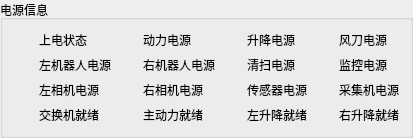
         <widget class="QGroupBox" name="groupBox_17">
          <property name="sizePolicy">
           <sizepolicy hsizetype="Preferred" vsizetype="Preferred">
            <horstretch>0</horstretch>
            <verstretch>0</verstretch>
           </sizepolicy>
          </property>
          <property name="title">
           <string>电源信息</string>
          </property>
          <layout class="QGridLayout" name="gridLayout_45">
           <property name="leftMargin">
            <number>11</number>
           </property>
           <property name="topMargin">
            <number>11</number>
           </property>
           <property name="rightMargin">
            <number>11</number>
           </property>
           <property name="bottomMargin">
            <number>11</number>
           </property>
           <property name="spacing">
            <number>7</number>
           </property>
           <item row="0" column="9">
            <layout class="QHBoxLayout" name="horizontalLayout_119">
             <item>
              <widget class="c_Fr_Light" name="m_State_262" native="true">
               <property name="sizePolicy">
                <sizepolicy hsizetype="Maximum" vsizetype="Maximum">
                 <horstretch>0</horstretch>
                 <verstretch>0</verstretch>
                </sizepolicy>
               </property>
               <layout class="QGridLayout" name="gridLayout_202"/>
              </widget>
             </item>
             <item>
              <widget class="QLabel" name="label_555">
               <property name="sizePolicy">
                <sizepolicy hsizetype="Preferred" vsizetype="Maximum">
                 <horstretch>0</horstretch>
                 <verstretch>0</verstretch>
                </sizepolicy>
               </property>
               <property name="text">
                <string>风刀电源</string>
               </property>
              </widget>
             </item>
            </layout>
           </item>
           <item row="4" column="6">
            <layout class="QHBoxLayout" name="horizontalLayout_114">
             <item>
              <widget class="c_Fr_Light" name="m_State_129" native="true">
               <property name="sizePolicy">
                <sizepolicy hsizetype="Maximum" vsizetype="Maximum">
                 <horstretch>0</horstretch>
                 <verstretch>0</verstretch>
                </sizepolicy>
               </property>
               <layout class="QGridLayout" name="gridLayout_197"/>
              </widget>
             </item>
             <item>
              <widget class="QLabel" name="label_550">
               <property name="sizePolicy">
                <sizepolicy hsizetype="Preferred" vsizetype="Maximum">
                 <horstretch>0</horstretch>
                 <verstretch>0</verstretch>
                </sizepolicy>
               </property>
               <property name="text">
                <string>主动力就绪</string>
               </property>
              </widget>
             </item>
            </layout>
           </item>
           <item row="1" column="6">
            <layout class="QHBoxLayout" name="horizontalLayout_88">
             <item>
              <widget class="c_Fr_Light" name="m_State_229" native="true">
               <property name="sizePolicy">
                <sizepolicy hsizetype="Maximum" vsizetype="Maximum">
                 <horstretch>0</horstretch>
                 <verstretch>0</verstretch>
                </sizepolicy>
               </property>
               <layout class="QGridLayout" name="gridLayout_171"/>
              </widget>
             </item>
             <item>
              <widget class="QLabel" name="label_524">
               <property name="sizePolicy">
                <sizepolicy hsizetype="Preferred" vsizetype="Maximum">
                 <horstretch>0</horstretch>
                 <verstretch>0</verstretch>
                </sizepolicy>
               </property>
               <property name="text">
                <string>右机器人电源</string>
               </property>
              </widget>
             </item>
            </layout>
           </item>
           <item row="2" column="8">
            <layout class="QHBoxLayout" name="horizontalLayout_89">
             <item>
              <widget class="c_Fr_Light" name="m_State_230" native="true">
               <property name="sizePolicy">
                <sizepolicy hsizetype="Maximum" vsizetype="Maximum">
                 <horstretch>0</horstretch>
                 <verstretch>0</verstretch>
                </sizepolicy>
               </property>
               <layout class="QGridLayout" name="gridLayout_172"/>
              </widget>
             </item>
             <item>
              <widget class="QLabel" name="label_525">
               <property name="sizePolicy">
                <sizepolicy hsizetype="Preferred" vsizetype="Maximum">
                 <horstretch>0</horstretch>
                 <verstretch>0</verstretch>
                </sizepolicy>
               </property>
               <property name="text">
                <string>传感器电源</string>
               </property>
              </widget>
             </item>
            </layout>
           </item>
           <item row="0" column="6">
            <layout class="QHBoxLayout" name="horizontalLayout_93">
             <item>
              <widget class="c_Fr_Light" name="m_State_261" native="true">
               <property name="sizePolicy">
                <sizepolicy hsizetype="Maximum" vsizetype="Maximum">
                 <horstretch>0</horstretch>
                 <verstretch>0</verstretch>
                </sizepolicy>
               </property>
               <layout class="QGridLayout" name="gridLayout_176"/>
              </widget>
             </item>
             <item>
              <widget class="QLabel" name="label_529">
               <property name="sizePolicy">
                <sizepolicy hsizetype="Preferred" vsizetype="Maximum">
                 <horstretch>0</horstretch>
                 <verstretch>0</verstretch>
                </sizepolicy>
               </property>
               <property name="text">
                <string>动力电源</string>
               </property>
              </widget>
             </item>
            </layout>
           </item>
           <item row="4" column="1">
            <layout class="QHBoxLayout" name="horizontalLayout_21">
             <item>
              <widget class="c_Fr_Light" name="m_State_20" native="true">
               <property name="sizePolicy">
                <sizepolicy hsizetype="Maximum" vsizetype="Maximum">
                 <horstretch>0</horstretch>
                 <verstretch>0</verstretch>
                </sizepolicy>
               </property>
               <layout class="QGridLayout" name="gridLayout_101"/>
              </widget>
             </item>
             <item>
              <widget class="QLabel" name="label_303">
               <property name="sizePolicy">
                <sizepolicy hsizetype="Preferred" vsizetype="Maximum">
                 <horstretch>0</horstretch>
                 <verstretch>0</verstretch>
                </sizepolicy>
               </property>
               <property name="text">
                <string>交换机就绪</string>
               </property>
              </widget>
             </item>
            </layout>
           </item>
           <item row="0" column="8">
            <layout class="QHBoxLayout" name="horizontalLayout_92">
             <item>
              <widget class="c_Fr_Light" name="m_State_260" native="true">
               <property name="sizePolicy">
                <sizepolicy hsizetype="Maximum" vsizetype="Maximum">
                 <horstretch>0</horstretch>
                 <verstretch>0</verstretch>
                </sizepolicy>
               </property>
               <layout class="QGridLayout" name="gridLayout_175"/>
              </widget>
             </item>
             <item>
              <widget class="QLabel" name="label_528">
               <property name="sizePolicy">
                <sizepolicy hsizetype="Preferred" vsizetype="Maximum">
                 <horstretch>0</horstretch>
                 <verstretch>0</verstretch>
                </sizepolicy>
               </property>
               <property name="text">
                <string>升降电源</string>
               </property>
              </widget>
             </item>
            </layout>
           </item>
           <item row="4" column="9">
            <layout class="QHBoxLayout" name="horizontalLayout_116">
             <item>
              <widget class="c_Fr_Light" name="m_State_133" native="true">
               <property name="sizePolicy">
                <sizepolicy hsizetype="Maximum" vsizetype="Maximum">
                 <horstretch>0</horstretch>
                 <verstretch>0</verstretch>
                </sizepolicy>
               </property>
               <layout class="QGridLayout" name="gridLayout_199"/>
              </widget>
             </item>
             <item>
              <widget class="QLabel" name="label_552">
               <property name="sizePolicy">
                <sizepolicy hsizetype="Preferred" vsizetype="Maximum">
                 <horstretch>0</horstretch>
                 <verstretch>0</verstretch>
                </sizepolicy>
               </property>
               <property name="text">
                <string>右升降就绪</string>
               </property>
              </widget>
             </item>
            </layout>
           </item>
           <item row="4" column="8">
            <layout class="QHBoxLayout" name="horizontalLayout_115">
             <item>
              <widget class="c_Fr_Light" name="m_State_131" native="true">
               <property name="sizePolicy">
                <sizepolicy hsizetype="Maximum" vsizetype="Maximum">
                 <horstretch>0</horstretch>
                 <verstretch>0</verstretch>
                </sizepolicy>
               </property>
               <layout class="QGridLayout" name="gridLayout_198"/>
              </widget>
             </item>
             <item>
              <widget class="QLabel" name="label_551">
               <property name="sizePolicy">
                <sizepolicy hsizetype="Preferred" vsizetype="Maximum">
                 <horstretch>0</horstretch>
                 <verstretch>0</verstretch>
                </sizepolicy>
               </property>
               <property name="text">
                <string>左升降就绪</string>
               </property>
              </widget>
             </item>
            </layout>
           </item>
           <item row="1" column="9">
            <layout class="QHBoxLayout" name="horizontalLayout_83">
             <item>
              <widget class="c_Fr_Light" name="m_State_224" native="true">
               <property name="sizePolicy">
                <sizepolicy hsizetype="Maximum" vsizetype="Maximum">
                 <horstretch>0</horstretch>
                 <verstretch>0</verstretch>
                </sizepolicy>
               </property>
               <layout class="QGridLayout" name="gridLayout_166"/>
              </widget>
             </item>
             <item>
              <widget class="QLabel" name="label_519">
               <property name="sizePolicy">
                <sizepolicy hsizetype="Preferred" vsizetype="Maximum">
                 <horstretch>0</horstretch>
                 <verstretch>0</verstretch>
                </sizepolicy>
               </property>
               <property name="text">
                <string>监控电源</string>
               </property>
              </widget>
             </item>
            </layout>
           </item>
           <item row="0" column="1">
            <layout class="QHBoxLayout" name="horizontalLayout_64">
             <item>
              <widget class="c_Fr_Light" name="m_State_19" native="true">
               <property name="sizePolicy">
                <sizepolicy hsizetype="Maximum" vsizetype="Maximum">
                 <horstretch>0</horstretch>
                 <verstretch>0</verstretch>
                </sizepolicy>
               </property>
               <layout class="QGridLayout" name="gridLayout_147"/>
              </widget>
             </item>
             <item>
              <widget class="QLabel" name="label_500">
               <property name="sizePolicy">
                <sizepolicy hsizetype="Preferred" vsizetype="Maximum">
                 <horstretch>0</horstretch>
                 <verstretch>0</verstretch>
                </sizepolicy>
               </property>
               <property name="text">
                <string>上电状态</string>
               </property>
              </widget>
             </item>
            </layout>
           </item>
           <item row="1" column="1">
            <layout class="QHBoxLayout" name="horizontalLayout_87">
             <item>
              <widget class="c_Fr_Light" name="m_State_228" native="true">
               <property name="sizePolicy">
                <sizepolicy hsizetype="Maximum" vsizetype="Maximum">
                 <horstretch>0</horstretch>
                 <verstretch>0</verstretch>
                </sizepolicy>
               </property>
               <layout class="QGridLayout" name="gridLayout_170"/>
              </widget>
             </item>
             <item>
              <widget class="QLabel" name="label_523">
               <property name="sizePolicy">
                <sizepolicy hsizetype="Preferred" vsizetype="Maximum">
                 <horstretch>0</horstretch>
                 <verstretch>0</verstretch>
                </sizepolicy>
               </property>
               <property name="text">
                <string>左机器人电源</string>
               </property>
              </widget>
             </item>
            </layout>
           </item>
           <item row="2" column="9">
            <layout class="QHBoxLayout" name="horizontalLayout_84">
             <item>
              <widget class="c_Fr_Light" name="m_State_225" native="true">
               <property name="sizePolicy">
                <sizepolicy hsizetype="Maximum" vsizetype="Maximum">
                 <horstretch>0</horstretch>
                 <verstretch>0</verstretch>
                </sizepolicy>
               </property>
               <layout class="QGridLayout" name="gridLayout_167"/>
              </widget>
             </item>
             <item>
              <widget class="QLabel" name="label_520">
               <property name="sizePolicy">
                <sizepolicy hsizetype="Preferred" vsizetype="Maximum">
                 <horstretch>0</horstretch>
                 <verstretch>0</verstretch>
                </sizepolicy>
               </property>
               <property name="text">
                <string>采集机电源</string>
               </property>
              </widget>
             </item>
            </layout>
           </item>
           <item row="1" column="8">
            <layout class="QHBoxLayout" name="horizontalLayout_91">
             <item>
              <widget class="c_Fr_Light" name="m_State_223" native="true">
               <property name="sizePolicy">
                <sizepolicy hsizetype="Maximum" vsizetype="Maximum">
                 <horstretch>0</horstretch>
                 <verstretch>0</verstretch>
                </sizepolicy>
               </property>
               <layout class="QGridLayout" name="gridLayout_174"/>
              </widget>
             </item>
             <item>
              <widget class="QLabel" name="label_527">
               <property name="sizePolicy">
                <sizepolicy hsizetype="Preferred" vsizetype="Maximum">
                 <horstretch>0</horstretch>
                 <verstretch>0</verstretch>
                </sizepolicy>
               </property>
               <property name="text">
                <string>清扫电源</string>
               </property>
              </widget>
             </item>
            </layout>
           </item>
           <item row="2" column="6">
            <layout class="QHBoxLayout" name="horizontalLayout_86">
             <item>
              <widget class="c_Fr_Light" name="m_State_227" native="true">
               <property name="sizePolicy">
                <sizepolicy hsizetype="Maximum" vsizetype="Maximum">
                 <horstretch>0</horstretch>
                 <verstretch>0</verstretch>
                </sizepolicy>
               </property>
               <layout class="QGridLayout" name="gridLayout_169"/>
              </widget>
             </item>
             <item>
              <widget class="QLabel" name="label_522">
               <property name="sizePolicy">
                <sizepolicy hsizetype="Preferred" vsizetype="Maximum">
                 <horstretch>0</horstretch>
                 <verstretch>0</verstretch>
                </sizepolicy>
               </property>
               <property name="text">
                <string>右相机电源</string>
               </property>
              </widget>
             </item>
            </layout>
           </item>
           <item row="2" column="1">
            <layout class="QHBoxLayout" name="horizontalLayout_85">
             <item>
              <widget class="c_Fr_Light" name="m_State_226" native="true">
               <property name="sizePolicy">
                <sizepolicy hsizetype="Maximum" vsizetype="Maximum">
                 <horstretch>0</horstretch>
                 <verstretch>0</verstretch>
                </sizepolicy>
               </property>
               <layout class="QGridLayout" name="gridLayout_168"/>
              </widget>
             </item>
             <item>
              <widget class="QLabel" name="label_521">
               <property name="sizePolicy">
                <sizepolicy hsizetype="Preferred" vsizetype="Maximum">
                 <horstretch>0</horstretch>
                 <verstretch>0</verstretch>
                </sizepolicy>
               </property>
               <property name="text">
                <string>左相机电源</string>
               </property>
              </widget>
             </item>
            </layout>
           </item>
          </layout>
         </widget>
